Frame 1 (no input): blank canvas, image omitted
Frame 60 (the mouse pressed at the canvas centre just before this capture): blank canvas, image omitted
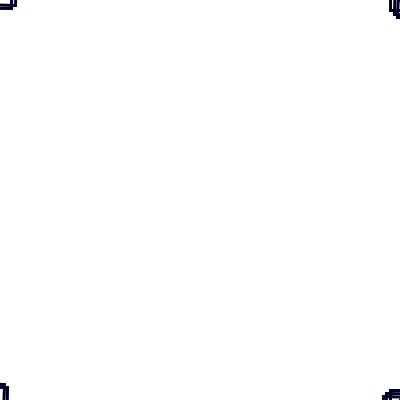
Frame 120 (the mouse held since frame 60 and released just before this capture)

The Processing sketch whose frames 1 and 60 were blank and that drew this single picture after the mouse press (run headless with seeded random() and noise(); from frame 60 on, the mouse is pressed at the canvas centre):

// Processing sketch: processing_71952
// ── processing_71952.pde

void setup() {
  size(400, 400);
  background(255);
  rectMode(CENTER);
  smooth();
}

void draw() {
  background(255);
  noFill();
  noCursor();
  strokeWeight(3);
  translate(height/2, width/2);
  if (mousePressed==true) {
    stroke(0, 0, random(0, 255));
  }

  if (key == ' ') {
    for (int i=20; i>0; --i) { 
      fill(i*20, i*80, i*20,20);
      ellipse(0,0,i*20,i*20);
      ellipse(0, 0, map(mouseY, 0, 600, 0, 400), map(mouseY, 0, 600, 0, 400));
    }
  }

  for (int x = 10; x<height; x++) {
    rect(300, 300, map(mouseY, 0, 1000, 0, 1000), map(mouseY, 0, 1000, 0, 1000));
    rect(300, 300, map(mouseY, 0, 1000, 20, 1020), map(mouseY, 0, 1000, 20, 1020));

    rotate(x/300+0);
  }
}
